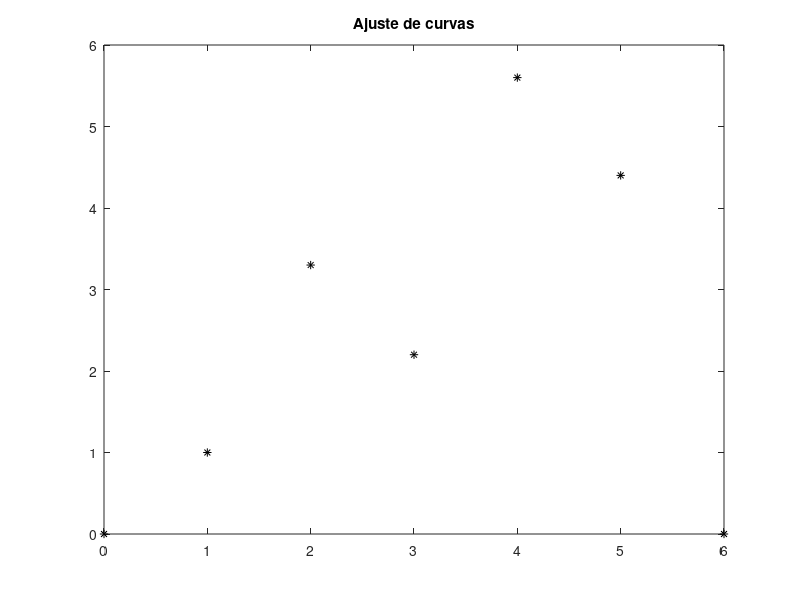

The MATLAB source for this figure:
%GENERAMOS UNA GRAFICA DE PUNTOS
x = [ 0, 1, 2, 3, 4, 5, 6]; 
y = [0, 1, 3.3, 2.2, 5.6, 4.4, 0];
plot ( x, y, '*k')
title('Ajuste de curvas')
% x,y son los vectores de datos
% y 5 es el orden del polinomio deseado
polyfit( x, y, 5)

